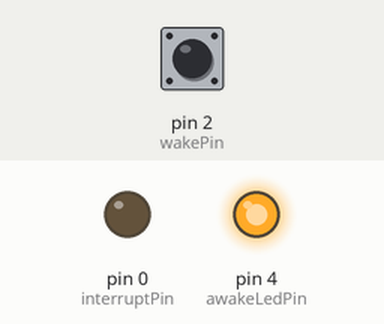
Simulated run of this sketch. Board: Arduino Uno, built with avr-gcc and run on an emulated ATmega328P. Shown: output pins drawn as LEDs (lit = HIGH). The test bench sets the inputs (shaded band); at power-on: pin 2 (wakePin) HIGH. Sleep ends after the set time or at an interrupt.

Above: at 1.2 s.
1.3 s: pin 2 (wakePin) pulled LOW for 3.2 s
At 6.6 s:
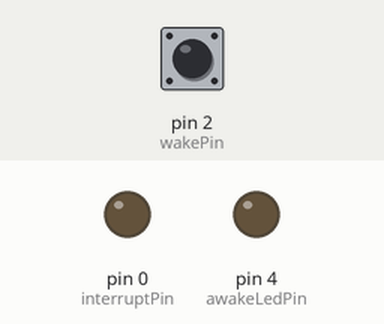
7.5 s: pin 2 (wakePin) pulled LOW for 0.15 s
At 7.62 s:
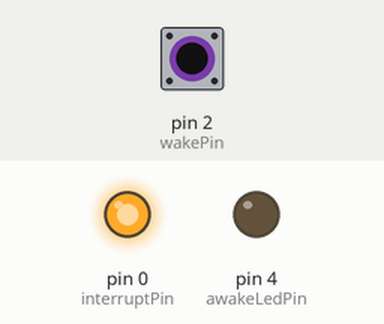
10.6 s: pin 2 (wakePin) pulled LOW for 1 s
At 12.0 s:
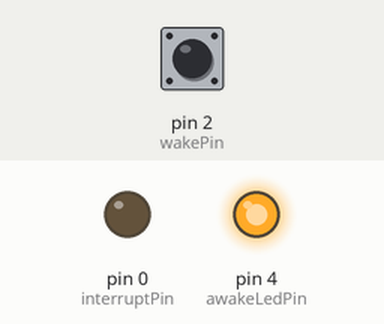
Timing chart, 0 to 15.5 s (numbered marks = the images above; inputs shaded):
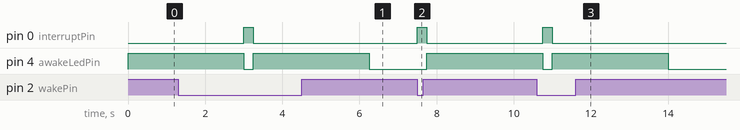

The sketch:

test_sleep_wake.ino
```cpp
#include <avr/interrupt.h>
#include <avr/sleep.h>

//modified from http://playground.arduino.cc/Learning/arduinoSleepCode
/*

 */

int awakeLedPin = 4;            // LED connected to digital pin 0. Shows when the circuit is awake
int interruptPin = 0;      // LED to show the action of a interrupt
int wakePin = 2;            // active LOW, ground this pin momentary to wake up


void setup(){
  pinMode(awakeLedPin, OUTPUT);         // sets the digital pin as output
  pinMode(interruptPin, OUTPUT);   // sets the digital pin as output
  pinMode(wakePin, INPUT_PULLUP);        // sets the digital pin as input
  //digitalWrite(wakePin, HIGH);
}


void sleepNow(){

    set_sleep_mode(SLEEP_MODE_PWR_DOWN);   // sleep mode is set here
    sleep_enable();                          // enables the sleep bit in the mcucr register so sleep is possible
    attachInterrupt(0, wakeUpNow, LOW);     // use interrupt 0 (pin 2) and run function wakeUpNow when pin 2 gets LOW
    digitalWrite(awakeLedPin, LOW);

    sleep_mode();                          // here the device is actually put to sleep!!

    sleep_disable();                       // first thing after waking from sleep: disable sleep...
    detachInterrupt(0);                    // disables interrupton pin 3 so the wakeUpNow code will not be executed during normal running time.
    delay(250);                           // wait 2 sec. so humans can notice the interrupt LED to show the interrupt is handled
    digitalWrite (interruptPin, LOW);       // turn off the interrupt LED

}


void wakeUpNow(){        // here the interrupt is handled after wakeup

  //execute code here after wake-up before returning to the loop() function
  // timers and code using timers (serial.print and more...) will not work here.
 digitalWrite(interruptPin, HIGH);
}


void loop(){
  digitalWrite(awakeLedPin, HIGH);            // sets the LED on
  delay(3000);                           // waits for a second
  sleepNow();                      // sleep function called here
}
```

Measured:
- after the input at 1.3 s, pin 0 (interruptPin): LOW → HIGH after 1.7 s, → LOW 0.25 s later
- after the input at 7.5 s, pin 0 (interruptPin): LOW → HIGH at once, → LOW 0.25 s later; pin 4 (awakeLedPin): LOW → HIGH after 0.25 s
- after the input at 10.6 s, pin 0 (interruptPin): LOW → HIGH after 0.15 s, → LOW 0.25 s later
